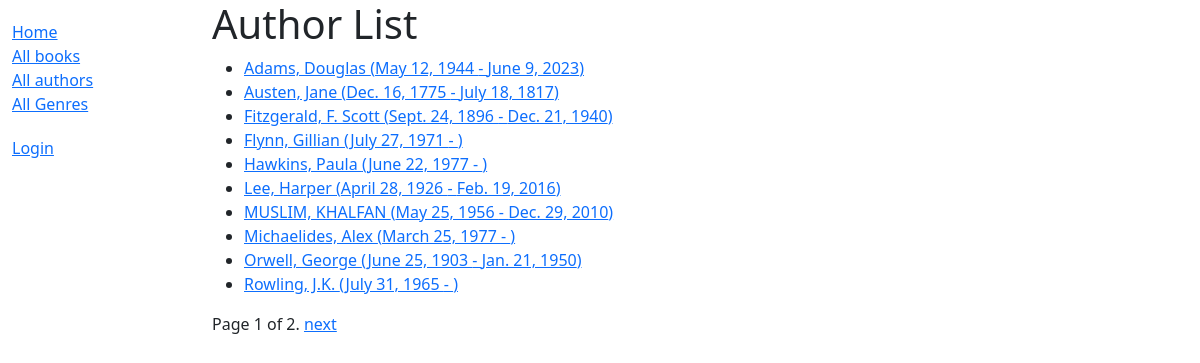
Screenshot of /catalog/authors/ with the database file from the repository.
### catalog/models.py (models this page shows)
class Author(models.Model):
    first_name = models.CharField(max_length=100)
    last_name = models.CharField(max_length=100)
    date_of_birth = models.DateField(null=True, blank=True)
    date_of_death = models.DateField('Died', null=True, blank=True)
    class Meta:
        ordering = ['last_name', 'first_name']
    def get_absolute_url(self):
        return reverse('author-detail', args=[str(self.id)])
    def __str__(self):
        return f'{self.last_name}, {self.first_name}'
    class Meta:
        ordering = ['last_name']

### catalog/views.py (the view)
# urls.py: path('authors/', views.AuthorListView.as_view(), name='authors'),
class AuthorListView(generic.ListView):
    model = Author
    template_name = 'catalog/author_list.html'
    paginate_by = 10 #for the unittests

### catalog/templates/catalog/author_list.html
{% extends "base_generic.html" %}
{% block content %}
<h1>Author List</h1>
{% if author_list %}
  <ul>
  {% for author in author_list %}
    <li>
      <a href="{{ author.get_absolute_url }}">
      {{ author }} ({{author.date_of_birth}} - {% if author.date_of_death %}{{author.date_of_death}}{% endif %})
      </a>
    </li>
  {% endfor %}
 </ul>
{% else %}
  <p>There are no authors available.</p>
{% endif %}
{% endblock %}

### rows the page displays
Author: last_name+first_name "Adams, Douglas", date_of_birth "May 12, 1944", date_of_death "June 9, 2023"
Author: last_name+first_name "Austen, Jane", date_of_birth "Dec. 16, 1775", date_of_death "July 18, 1817"
Author: last_name+first_name "Fitzgerald, F. Scott", date_of_birth "Sept. 24, 1896", date_of_death "Dec. 21, 1940"
Author: last_name+first_name "Flynn, Gillian", date_of_birth "July 27, 1971"
Author: last_name+first_name "Hawkins, Paula", date_of_birth "June 22, 1977"
Author: last_name+first_name "Lee, Harper", date_of_birth "April 28, 1926", date_of_death "Feb. 19, 2016"
Author: last_name+first_name "MUSLIM, KHALFAN", date_of_birth "May 25, 1956", date_of_death "Dec. 29, 2010"
Author: last_name+first_name "Michaelides, Alex", date_of_birth "March 25, 1977"
Author: last_name+first_name "Orwell, George", date_of_birth "June 25, 1903", date_of_death "Jan. 21, 1950"
Author: last_name+first_name "Rowling, J.K.", date_of_birth "July 31, 1965"

### other values shown
{{ page_obj.number }} "1"
{{ page_obj.paginator.num_pages }} "2"
